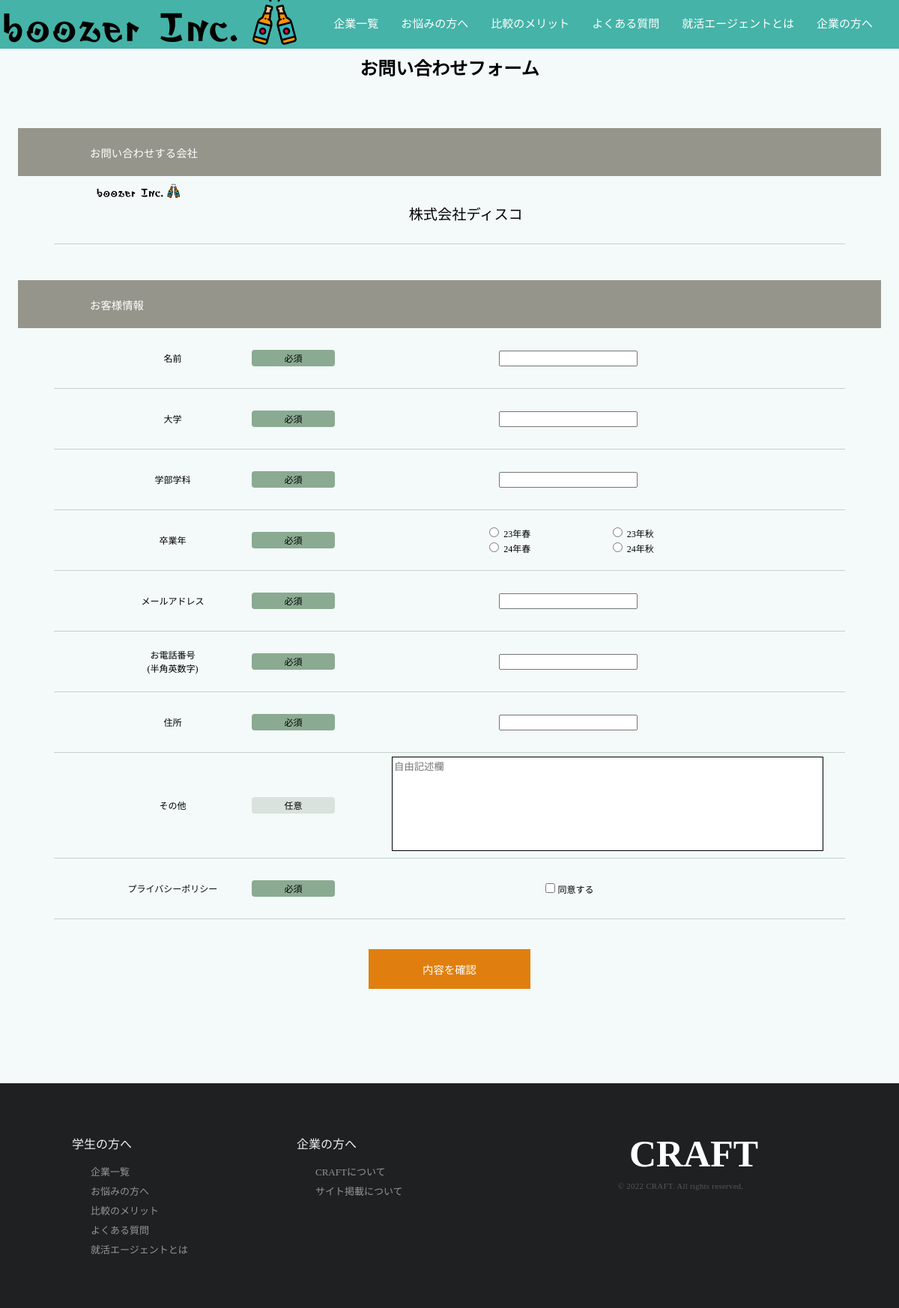
The page /src/user/contact/contactform.php?company_id=1 on the database its author committed.
### tables this page shows
CREATE TABLE company_posting_information
(
  id INT AUTO_INCREMENT NOT NULL PRIMARY KEY,
  company_id INT NOT NULL,
  logo VARCHAR(255) NOT NULL,
  name VARCHAR(255) NOT NULL,
  img VARCHAR(255) NOT NULL,
  industries VARCHAR(255) NOT NULL,
  achievement VARCHAR(255) NOT NULL,
  type VARCHAR(255) NOT NULL,
  delete_flg INT NOT NULL DEFAULT 0
);

### src/user/contact/contactform.php (the view, shortened to what this page needs)
<?php
require '../../libs/functions.php';
$name = $_SESSION['name'] ?? NULL;
$university = $_SESSION['university'] ?? NULL;
$department = $_SESSION['department'] ?? NULL;
$email = $_SESSION['email'] ?? NULL;
$phone_number = $_SESSION['phone_number'] ??  NULL;
$address = $_SESSION['address'] ?? NULL;
$message = $_SESSION['message'] ?? NULL;
require('../../dbconnect.php');
if (isset($_GET['company_id'])) {
  $stmt = $db->prepare("SELECT * FROM company_posting_information WHERE id = :id");
  $company_id = $_GET['company_id'];
  $stmt->bindValue(':id', $company_id, PDO::PARAM_STR);
  $stmt->execute();
  $company = $stmt->fetch();
}
?>
<!DOCTYPE html>
<html lang="ja">
<head>
  <link rel="stylesheet" href="../../css/parts.css">
  <link rel="stylesheet" href="../../css/contact.css">
</head>
<body>
  <header>
    <div class="header_wrapper">
      <div class="header_logo">
        <img src="../../img/boozer_logo.png" alt="logo">
      </div>
    </div>
    <nav class="header_nav">
      <ul>
        <li class="nav_item"><a href="../../user/top.php#company">企業一覧</a></li>
        <li class="nav_item"><a href="../../user/top.php#point">お悩みの方へ</a></li>
        <li class="nav_item"><a href="../../user/top.php#merit">比較のメリット</a></li>
        <li class="nav_item"><a href="../../user/top.php#question">よくある質問</a></li>
        <li class="nav_item"><a href="#">就活エージェントとは</a></li>
        <li class="nav_item"><a href="#">企業の方へ</a></li>
      </ul>
    </nav>
  </header>
  <main class="main_wrapper">
    <div class="contactform_container">
      <div class="contactform_title">
        <h1>お問い合わせフォーム</h1>
      </div>
      <div class="contactform_each_container contactform_topic">
        <p>お問い合わせする会社</p>
      </div>
      <?php if (isset($_GET['company_id'])) : ?>
        <div class="contactform_contact_company">
          <div class="contactform_contact_company_img">
            <img src="../src/img/<?= h($company['logo']) ?>" alt="">
          </div>
          <div class="contactform_contact_company_name">
            <p><?= h($company['name']) ?></p>
          </div>
        </div>
      <?php endif; ?>
      <form id="form" class="validationForm" action="./confirm.php" method="post" novalidate>
        <div class="contactform_each_container contactform_topic topic_info">
          <p>お客様情報</p>
        </div>
        <div class="contactform_each_container top_container">
          <div class="contactform_question">
            <p>名前</p>
          </div>
          <div class="contactform_required">
            <p>必須</p>
          </div>
          <div class="contactform_input">
            <input type="text" class="required maxlength" data-maxlength="30" id="name" name="name" data-error-required="お名前は必須です。" value="<?php echo $name; ?>">
          </div>
        </div>
        <div class="contactform_each_container">
          <div class="contactform_question">
            <p>大学</p>
          </div>
          <div class="contactform_required">
            <p>必須</p>
          </div>
          <div class="contactform_input">
            <input type="text" class="required maxlength" data-maxlength="30" id="university" name="university" data-error-required="大学名は必須です。" value="<?php echo $university; ?>">
          </div>
        </div>
        <div class="contactform_each_container">
          <div class="contactform_question">
            <p>学部学科</p>
          </div>
          <div class="contactform_required">
            <p>必須</p>
          </div>
          <div class="contactform_input">
            <input type="text" class="required maxlength" data-maxlength="30" id="department" name="department" data-error-required="学部学科は必須です。" value="<?php echo $department; ?>">
          </div>
        </div>
        <div class="contactform_each_container">
          <div class="contactform_question">
            <p>卒業年</p>
          </div>
          <div class="contactform_required">
            <p>必須</p>
          </div>
          <div class="contactform_input_radio">
            <input type="radio" class="required" name="grad_year" data-error-required-radio="卒業年は必須です。" value="23年春">
            <label>23年春</label>
            <input type="radio" name="grad_year" data-error-required-radio="卒業年は必須です。" value="23年秋">
            <label>23年秋</label><br>
            <input type="radio" name="grad_year" data-error-required-radio="卒業年は必須です。" value="24年春">
            <label>24年春</label>
            <input type="radio" name="grad_year" data-error-required-radio="卒業年は必須です。" value="24年秋">
            <label>24年秋</label>
          </div>
        </div>
        <div class="contactform_each_container">
          <div class="contactform_question">
            <p>メールアドレス</p>
          </div>
          <div class="contactform_required">
            <p>必須</p>
          </div>
          <div class="contactform_input">
            <input type="email" class="required pattern" data-pattern="email" id="email" name="email" data-error-required="Email アドレスは必須です。" data-error-pattern="Email の形式が正しくないようですのでご確認ください" value="<?php echo $email; ?>">
          </div>
        </div>
        <div class="contactform_each_container">
          <div class="contactform_question">
            <p>お電話番号 <br>(半角英数字)</p>
          </div>
          <div class="contactform_required">
            <p>必須</p>
          </div>
          <div class="contactform_input">
            <input type="phone_number" class="required pattern" data-pattern="phone_number" id="phone_number" name="phone_number" data-error-pattern="電話番号の形式が正しくないようですのでご確認ください" value="<?php echo $phone_number; ?>">
          </div>
        </div>
        <div class="contactform_each_container">
          <div class="contactform_question">
            <p>住所</p>
          </div>
          <div class="contactform_required">
            <p>必須</p>
          </div>
          <div class="contactform_input">
            <input type="text" class="required maxlength" data-maxlength="100" id="address" name="address" data-error-required="住所は必須です。" value="<?php echo $address; ?>">
          </div>
        </div>
        <div class="contactform_each_container textarea">
          <div class="contactform_question">
            <p>その他</p>
          </div>
          <div class="contactform_not_required">
            <p>任意</p>
          </div>
          <div class="contactform_input_textarea">
            <textarea cols="40" rows="8" class="maxlength" placeholder="自由記述欄" data-maxlength="1000" id="message" name="message" rows="3"><?php echo $message; ?></textarea>
          </div>
        </div>
        <div class="contactform_each_container">
          <div class="contactform_question">
            <p><a href="https://reashu.com/privacy/">プライバシーポリシー</a></p>
          </div>
          <div class="contactform_required">
            <p>必須</p>
          </div>
          <div class="contactform_input">
            <input type="checkbox" name="privacy" class="required" value="同意する">同意する
          </div>
        </div>
    </div>
    <div class="contactform_submit">
      <input name="submitted" type="submit" name="confirm" value="内容を確認">
    </div>
  </main>
  <footer>
    <div class="footer_wrapper">
      <div class="footer_student">
        <p>学生の方へ</p>
        <ul class="footer_list">
          <li class="nav_item"><a href="../top.php#company">企業一覧</a></li>
          <li class="nav_item"><a href="../top.php#point">お悩みの方へ</a></li>
          <li class="nav_item"><a href="../top.php#merit">比較のメリット</a></li>
          <li class="nav_item"><a href="../top.php#question">よくある質問</a></li>
          <li><a href="#">就活エージェントとは</a></li>
        </ul>
      </div>
      <div class="footer_company">
        <p>企業の方へ</p>
        <ul class="footer_list">
          <li><a href="#">CRAFTについて</a></li>
          <li><a href="#">サイト掲載について</a></li>
        </ul>
      </div>
      <div class="footer_logo">
        <p>CRAFT</p>
      </div>
      <span class="footer_copyright">
        ©︎ 2022 CRAFT. All rights reserved.
      </span>
    </div>
  </footer>
</body>
</html>

### src/css/parts.css (style rules this page uses)
html { font-size: 1vw; }
body { background-color: rgba(38, 166, 154, 0.05); margin: 0 auto; }
header { position: fixed; z-index: 999; top: 0; height: 65px; background-color: rgba(38, 166, 154, 0.85); display: flex; align-items: center; width: 100%; margin: 0 auto; }
.header_nav { margin: 0 20px 0 auto; }
.header_nav ul { display: flex; align-items: center; justify-content: center; padding: 0; margin: 0; list-style: none; }
.header_nav a { padding: 10px 15px 15px; color: white; text-decoration: none; font-size: 15px; line-height: 1.5; }
.main_wrapper { margin-top: 6rem; margin-bottom: 10.5rem; text-align: center; }
.footer_wrapper { position: relative; width: 100%; height: 300px; background-color: #1E2022; }
.footer_student { position: absolute; top: 50px; left: 8%; }
.footer_company { position: absolute; top: 50px; left: 33%; }
.footer_student p, .footer_company p { color: #f0f0f0; font-size: 16px; line-height: 2; margin-bottom: 8px; }
.footer_list a { padding: 10px 15px 15px; color: #949697; text-decoration: none; font-size: 13px; line-height: 2; }
.footer_list { padding: 0; margin: 0; list-style: none; }
.footer_list li { padding-left: 10px; }
.footer_logo { position: absolute; top: 50px; left: 70%; margin-top: 15px; color: white; font-size: 50px; font-weight: bold; }
.footer_logo p { margin: 0; }
.footer_copyright { position: absolute; top: 115px; left: 68%; font-size: 11px; color: #545658; display: inline-block; margin-top: 16px; letter-spacing: 0.02em; }

### src/css/contact.css (style rules this page uses)
.contactform_title, .confirm_title { text-align: center; margin: 64px 0 64px; }
.contactform_contact_company { display: flex; align-items: center; width: 88%; margin: 10px auto 0; border-bottom: 1px solid rgba(85, 96, 83, 0.281); height: 80px; }
.contactform_contact_company_img { width: 140px; height: 80px; margin-left: 4%; object-fit: cover; }
.contactform_contact_company_img img { width: 80% }
.contactform_contact_company_name { width: 60%; }
.contactform_contact_company_name p { margin-left: 16%; font-size: 1.6rem; }
.contactform_each_container, .confirm_each_container { display: flex; align-items: center; width: 88%; margin: 0 auto; border-bottom: 1px solid rgba(85, 96, 83, 0.281); height: 80px; }
.contactform_topic { background-color: rgb(40 29 9 / 46%); color: #fff; border-bottom: none; height: 64px; padding-left: 8%; font-size: 1.2rem; }
.topic_info { margin-top: 48px; }
.contactform_question, .confirm_question, .confirm_company_question { width: 25%; }
.contactform_question p, .confirm_question p, .confirm_company_question p { padding-left: 20%; }
.contactform_required, .contactform_not_required, .confirm_required, .confirm_not_required { width: 15%; }
.contactform_required p, .contactform_not_required p, .confirm_required p, .confirm_not_required p { padding: 2px 0; margin-right: 30%; text-align: center; border-radius: 4px; }
.contactform_required p, .confirm_required p { background-color: rgba(3, 66, 13, 0.435); }
.contactform_not_required p, .confirm_not_required p { background-color: rgba(182, 192, 184, 0.435); }
.contactform_input, .confirm_answer { width: 50%; }
a { text-decoration: none; color: rgb(12, 11, 11); }
.contactform_contact_company_name { margin: 0; font-size: 1.2rem; }
.contactform_input_radio { width: 60%; }
.contactform_input_radio label { margin-right: 16%; }
.contactform_input_textarea { width: 60%; }
.contactform_input_textarea textarea { width: 90%; resize: none; border: 1px solid black; }
.textarea { height: 140px; }
.contactform_submit { text-align: center; margin: 40px 0 40px; }
.contactform_submit input { padding: 16px 72px; background-color: rgb(224, 127, 15); color: #fff; border: none; font-size: 1.2rem; }

### rows shown on the page
company_posting_information: logo (picture), name "株式会社ディスコ"
